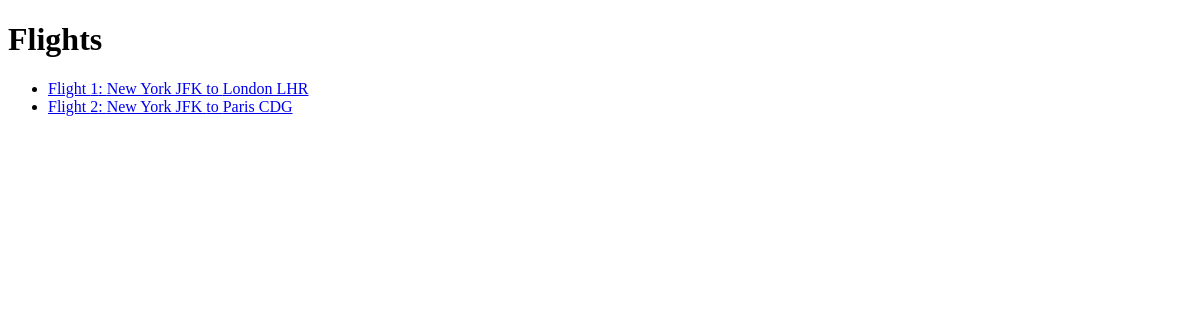
Before: /flights/ with the older database file.
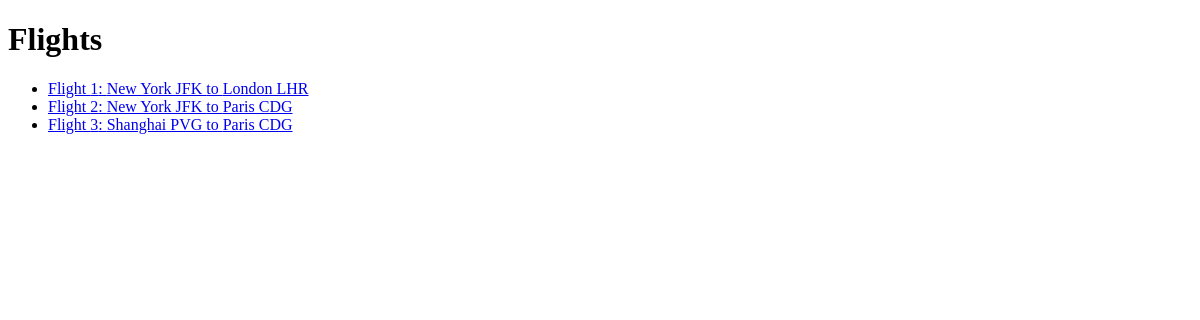
After: the same page with the newer database file.
### flights/models.py (models this page shows, shortened)
class Flight(models.Model):
    origin = models.ForeignKey(Airport, on_delete=models.CASCADE, related_name="departures")
    destination = models.ForeignKey(Airport, on_delete=models.CASCADE, related_name="arrivals")
    duration = models.IntegerField(("duratin of flight in mintues"))

class Airport(models.Model):
    code = models.CharField(("Airport Code "), max_length=3)
    city = models.CharField(("City Name"), max_length=50)
    def __str__(self):
        return f"{self.city} {self.code}"

### flights/views.py (the view)
# urls.py: path("", views.index, name="index"),
def index(request):
    return render(request, "flights/index.html",{"flights": Flight.objects.all()
})

### flights/templates/flights/index.html
{% extends "flights/layout.html" %}
{% block body %}
<h1>Flights</h1>
<ul>
    {% for flight in flights %}
    <li>
        <a href = "{% url "flight" flight.id %}">
            Flight {{flight.id}}: {{flight.origin}} to {{flight.destination}}
        </a>
    </li>
    {% endfor %}
</ul>
{%endblock%}

Changed rows visible on the page:
added Flight: id "3", origin "Shanghai PVG", destination "Paris CDG"
